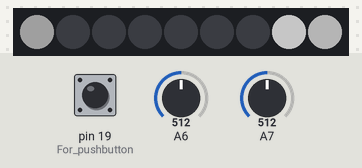
A sketch run on a simulated Arduino Uno, built for the host (arithmetic inside an expression is 32-bit, double 64-bit). Shown: 9 RGB LEDs in strip order, left to right. The test bench sets the inputs (shaded band); at power-on: pin 19 (For_pushbutton) HIGH, A7 = 512, A6 = 512. Dim RGB values are drawn brighter than linear; random numbers use the default seed unless the sketch sets one.

Above: at 3.2 s.
3.3 s: pin 19 (For_pushbutton) pulled LOW for 0.15 s
At 3.83 s:
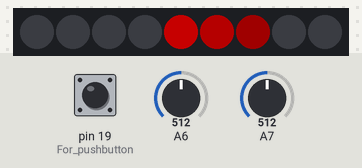
4.0 s: pin 19 (For_pushbutton) pulled LOW for 1 s
At 4.56 s:
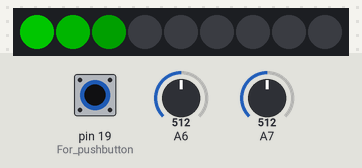
5.6 s: pin 19 (For_pushbutton) pulled LOW for 0.15 s
At 6.13 s:
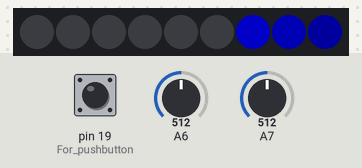
6.3 s: pin 19 (For_pushbutton) pulled LOW for 3.2 s
At 6.86 s:
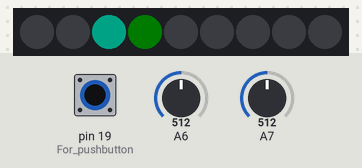
10.1 s: A7 set to 716
At 11.1 s:
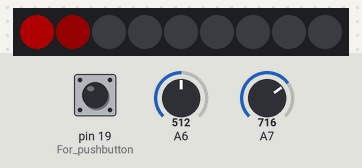
11.7 s: A6 set to 900
At 12.4 s:
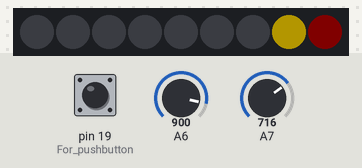

The sketch:

fluxCapacitor.ino
```cpp
#include "FastLED.h"

// How many leds are in the strip?
#define NUM_LEDS 9

// Data pin that led data will be written out over
#define DATA_PIN 17

#define FADE_RATE (4)

CRGB leds[NUM_LEDS];

int32_t pos = NUM_LEDS - 1; // Start at the end of the strip
int32_t pos_inc = -1; // Move backwards

typedef enum {
  MODE_FLUXING = 0,
  MODE_RED = 1,
  MODE_GREEN = 2,
  MODE_BLUE = 3,
  MODE_RANDOM = 4,
  MODE_RANDOM_HOLD = 5,
  MODE_DONE
} modes_t;

void setup() {
	// sanity check delay - allows reprogramming if accidently blowing power w/leds
   	delay(2000);

    FastLED.addLeds<NEOPIXEL, DATA_PIN>(leds, NUM_LEDS);
    randomSeed(analogRead(0));

    pinMode(19, INPUT_PULLUP); // For pushbutton
}

int val = 0;
int timeDelay = 50;
mode_t mode = MODE_FLUXING;
int oldButtonVal = 1;
uint8_t rndColors[3] = {0, 0, 0};

void loop() {

  // Update LED color values
  for(uint32_t led = 0; led < NUM_LEDS; led++) {
    int fadeRate = val >> 2;
    if(leds[led].r >= fadeRate) {
      leds[led].r -= fadeRate;
    } else {
      leds[led].r = 0;
    }

    if(leds[led].g >= fadeRate) {
      leds[led].g -= fadeRate;
    } else {
      leds[led].g = 0;
    }

    if(leds[led].b >= fadeRate) {
      leds[led].b -= fadeRate;
    } else {
      leds[led].b = 0;
    }
  }

  // Send colors out to LED strips
  FastLED.show();

  // Read potentiometer voltage so we can control speed and brightness
  val = analogRead(6) >> 2;
  timeDelay = analogRead(7) >> 4;

  switch(mode) {
    case MODE_FLUXING: {
      leds[pos].r = val;
      leds[pos].g = val;
      leds[pos].b = val;
      break;
    }

    case MODE_RED: {
      leds[pos].r = val;
      break;
    }

    case MODE_GREEN: {
      leds[pos].g = val;
      break;
    }

    case MODE_BLUE: {
      leds[pos].b = val;
      break;
    }

    case MODE_RANDOM: {
      if(pos == (NUM_LEDS - 1)) {
        int maxVal = (val * 15)/10;
        if(maxVal > 255) {
          maxVal = 255;
        }

        // Make sure the sum of all pixel values is val
        // This way we don't get dark colors
        rndColors[0] = random(0, val);
        rndColors[1] = random(0, val - rndColors[0]);
        rndColors[2] = val - rndColors[0] - rndColors[1];
      }

      // Not breaking here on purpose!
    }

    case MODE_RANDOM_HOLD: {
      // Set the randomly selected color
      leds[pos].r = rndColors[0];
      leds[pos].g = rndColors[1];
      leds[pos].b = rndColors[2];
      break;
    }

    default: {
      mode = MODE_FLUXING;
      break;
    }
  }

  // Move the position of the 'active' LED
  pos += pos_inc;

  if(pos < 0) {
    pos = NUM_LEDS - 1;
  }

  int buttonVal = digitalRead(19);

  // Cheap debounce (and only one action per click)
  if((buttonVal == 0) && (oldButtonVal == 1)) {

    mode++; // Go to next mode

    if(mode >= MODE_DONE) {
      mode = MODE_FLUXING;
    }

    if(mode == MODE_RANDOM) {
      rndColors[0] = val/2;
      rndColors[1] = val/2;
      rndColors[2] = val/2;
    }
    delay(10);
  }

  oldButtonVal = buttonVal;

  // Control speed here
  delay(timeDelay);
}
```
